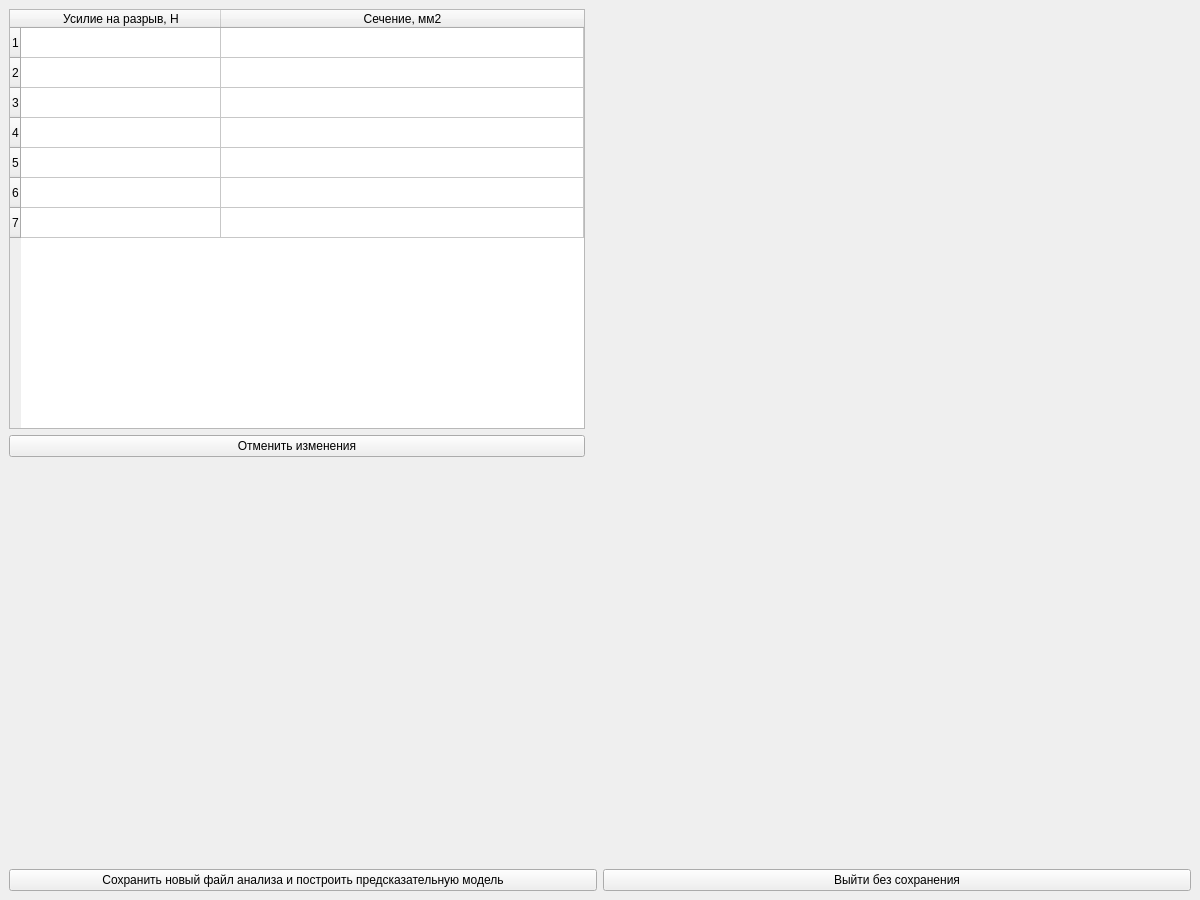
<?xml version="1.0" encoding="UTF-8"?>
<ui version="4.0">
 <class>MainWindow</class>
 <widget class="QMainWindow" name="MainWindow">
  <property name="geometry">
   <rect>
    <x>0</x>
    <y>0</y>
    <width>1200</width>
    <height>900</height>
   </rect>
  </property>
  <property name="sizePolicy">
   <sizepolicy hsizetype="Fixed" vsizetype="Fixed">
    <horstretch>0</horstretch>
    <verstretch>0</verstretch>
   </sizepolicy>
  </property>
  <property name="minimumSize">
   <size>
    <width>1200</width>
    <height>900</height>
   </size>
  </property>
  <property name="maximumSize">
   <size>
    <width>1200</width>
    <height>900</height>
   </size>
  </property>
  <property name="windowTitle">
   <string>Редактирование данных</string>
  </property>
  <widget class="QWidget" name="centralwidget">
   <layout class="QVBoxLayout" name="verticalLayout">
    <item>
     <layout class="QHBoxLayout" name="horizontalLayout_5">
      <item>
       <layout class="QVBoxLayout" name="verticalLayout_7">
        <item>
         <widget class="QTableWidget" name="edit_table">
          <attribute name="horizontalHeaderCascadingSectionResizes">
           <bool>false</bool>
          </attribute>
          <attribute name="horizontalHeaderMinimumSectionSize">
           <number>100</number>
          </attribute>
          <attribute name="horizontalHeaderDefaultSectionSize">
           <number>200</number>
          </attribute>
          <attribute name="horizontalHeaderShowSortIndicator" stdset="0">
           <bool>false</bool>
          </attribute>
          <attribute name="horizontalHeaderStretchLastSection">
           <bool>true</bool>
          </attribute>
          <row>
           <property name="text">
            <string>1</string>
           </property>
          </row>
          <row>
           <property name="text">
            <string>2</string>
           </property>
          </row>
          <row>
           <property name="text">
            <string>3</string>
           </property>
          </row>
          <row>
           <property name="text">
            <string>4</string>
           </property>
          </row>
          <row>
           <property name="text">
            <string>5</string>
           </property>
          </row>
          <row>
           <property name="text">
            <string>6</string>
           </property>
          </row>
          <row>
           <property name="text">
            <string>7</string>
           </property>
          </row>
          <column>
           <property name="text">
            <string>Усилие на разрыв, Н</string>
           </property>
          </column>
          <column>
           <property name="text">
            <string>Сечение, мм2</string>
           </property>
          </column>
         </widget>
        </item>
        <item>
         <widget class="QPushButton" name="edit_cancelEdit_button">
          <property name="text">
           <string>Отменить изменения</string>
          </property>
         </widget>
        </item>
       </layout>
      </item>
      <item>
       <widget class="QWidget" name="edit_dotGraph_widget" native="true">
        <property name="minimumSize">
         <size>
          <width>600</width>
          <height>0</height>
         </size>
        </property>
       </widget>
      </item>
     </layout>
    </item>
    <item>
     <widget class="QWidget" name="edit_boxplotgraph_widget" native="true">
      <property name="minimumSize">
       <size>
        <width>0</width>
        <height>400</height>
       </size>
      </property>
     </widget>
    </item>
    <item>
     <layout class="QHBoxLayout" name="horizontalLayout">
      <item>
       <widget class="QPushButton" name="edit_save_button">
        <property name="text">
         <string>Сохранить новый файл анализа и построить предсказательную модель</string>
        </property>
       </widget>
      </item>
      <item>
       <widget class="QPushButton" name="edit_close_button">
        <property name="text">
         <string>Выйти без сохранения</string>
        </property>
       </widget>
      </item>
     </layout>
    </item>
   </layout>
  </widget>
 </widget>
 <resources/>
 <connections/>
</ui>
